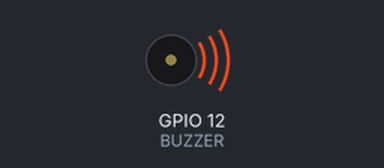
Recording of a program running on a simulated Raspberry Pi (BCM pin numbers). Shown: buzzer (waves = sounding).

Above: at 0.5 s.
Timing chart, 0 to 4.6 s (numbered marks = the images above):
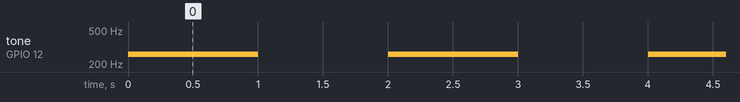

Measured:
- by itself, tone on GPIO 12 (BUZZER): alternates 261 Hz for 1.0 s and silent for 1.0 s

The program:

buzzer.py
```python
import RPi.GPIO as GPIO
import time

BUZZER = 12
GPIO.setwarnings(False)
GPIO.setmode(GPIO.BCM)
GPIO.setup(BUZZER,GPIO.OUT)

p=GPIO.PWM(BUZZER,261) # 주파수를 261Hz로 설정
p.start(50) # 50Duty로 실행

try:
    while True:
        p.start(50)
        p.ChangeFrequency(261)
        time.sleep(1.0)
        p.stop()
        time.sleep(1.0)

except KeyboardInterrupt:
    pass

p.stop()
GPIO.cleanup()
```
